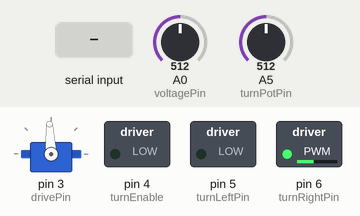
This sketch was run on a simulated Arduino Uno, built with avr-gcc and run on an emulated ATmega328P. Parts: servo, switched loads named in the sketch (green lamp = pin HIGH). The test bench sets the inputs (shaded band); at power-on: A5 (turnPotPin) = 512, A0 (voltagePin) = 512. What the sketch prints to the serial monitor is not drawn.

Above: at 3.25 s.
3.3 s: A5 (turnPotPin) set to 306
At 3.7 s:
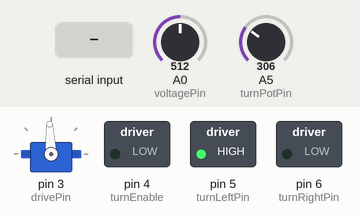
4.8 s: A5 (turnPotPin) set to 460
6.3 s: A5 (turnPotPin) set to 478
7.8 s: A5 (turnPotPin) set to 497
At 8.6 s:
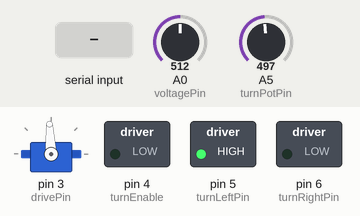
9.4 s: A5 (turnPotPin) set to 511
At 9.56 s:
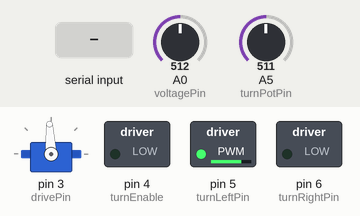
At 11.07 s:
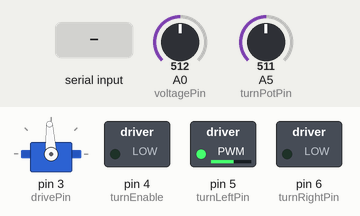
12.9 s: ",\n" received over Serial
Timing chart, 0 to 20.9 s (numbered marks = the images above; inputs shaded):
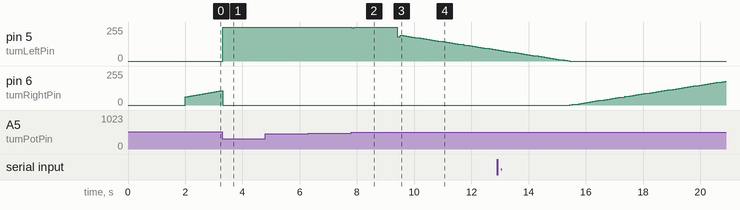

Measured:
- after the input at 3.3 s, pin 5 (turnLeftPin): 0/255 → 255/255 at once
- after the input at 4.8 s, every drawn part: stays the same
- after the input at 6.3 s, every drawn part: stays the same
- after the input at 7.8 s, pin 5 (turnLeftPin): 255/255 → 251/255 at once, → 255/255 0.10 s later
- after the input at 9.4 s, pin 5 (turnLeftPin): 255/255 → 182/255 at once, → 193/255 0.10 s later, → 190/255 0.10 s later, → 186/255 0.10 s later, … (35 changes in this stretch)

The sketch:

Arduino_Code.ino
```cpp
#include <PID_v1.h>
#include <Servo.h>

Servo driveMotor;

// Control Constants
const int responseTimeout = 500; // ms

// Actuators
const int turnEnable = 4;
const int turnLeftPin = 5;
const int turnRightPin = 6;
const int drivePin = 3;

// Sensors
const int turnPotPin = 5;
const int voltagePin = 0;

// PID
double turnSetPoint, turnInput, turnOutput;
double kP = 5, kI = 3, kD = .1;
PID turnPID(&turnInput, &turnOutput, &turnSetPoint, kP, kI, kD, DIRECT);

// Control variables
boolean state; // (enabled/disabled)
double driveSpeed;
double driveLimit;
long long lastResponseTime;
long long responseTime;

// Periodic update
const int periodicUpdateInterval = 1000;
long long periodicUpdateTime = millis();

void setup()
{
  // Open serial line @57600 baud
  Serial.begin(57600);

  // Set output limits
  turnPID.SetOutputLimits(-255,255);
  setDriveLimit(200);

  // Enable output pins
  pinMode(turnLeftPin, OUTPUT);
  pinMode(turnRightPin, OUTPUT);
  pinMode(turnEnable, OUTPUT);

  driveMotor.attach(drivePin);

  // Initialize actuators
  initDriveMotor();

  // Initialize sensors
  turnInput = analogRead(turnPotPin);
  turnSetPoint = 500;

  turnPID.SetMode(AUTOMATIC);
}

void loop()
{
  //getSerial();
  delay(1);

  // Get response time
  responseTime = millis() - lastResponseTime;

  // Check for timeout
  if (responseTime > responseTimeout) {
    state = false;
    driveSpeed = 0;
  }

  updateActuators();
}

void sendBatteryVoltage() {
  Serial.print('[');
  Serial.print((10.0f / 1024.0f) * analogRead(voltagePin));
  Serial.print(']');
}
```

Dashboard_comm_Rx.ino
```cpp
// TODO: convert strings to numerical values

//////////////////////////
//// Parse User Input ////
//////////////////////////
// example data:
// [valueID],[value]:...[valueID],[value]:

// valueId tags each transmitted parameter with an id so not all params have to sent each loop

// Parsing variables
boolean readUsrBool;
byte readUsrByte;
int readUsrInt;
float readUsrFloat;
double readUsrDouble;
char readUsrChar;
String readUsrStr;

// Id of data being sent
byte valueId = -1;

// Buffer string
String dataBuffer = "";
// each location represents an id and datatype associated //
byte dataType [] = {
  0,4,4,4,4,4};
// 0  enable/disable
// 1  turn set point
// 2  drive speed
// 3  kP
// 4  kI
// 5  kD
void serialEvent() {
  responseTime = 0;
  lastResponseTime = millis();

  while(Serial.available()) {
    // get new input
    readUsrChar = char(Serial.read());

    parseVals();
    delay(1);
  }

  Serial.println("*");
}

// Parses data for value type
void parseVals() {

  // ValueID's come before ','
  if ( readUsrChar == ',') {
    char floatbuf[32];
    memset(floatbuf, 0, 32);
    dataBuffer.toCharArray(floatbuf, sizeof(floatbuf));
    //Serial.print("String Array: ");
    //Serial.println(floatbuf);

    valueId = atoi(floatbuf);

    //Serial.print("ValueID = ");
    //Serial.println(valueId);

    // Reset Buffer
    dataBuffer = "";

    // Values come before ':'
  }
  else if ( readUsrChar == ':') {
    char floatbuf[32];
    memset(floatbuf, 0, 32);
    dataBuffer.toCharArray(floatbuf, sizeof(floatbuf));
    //Serial.print("String Array: ");
    //Serial.println(floatbuf);

    switch(dataType[valueId]) {
    case 0:
      readUsrBool = atoi(floatbuf) >= 1 ? true : false;
      //Serial.print("readUsrBool = ");
      //Serial.println(readUsrBool);
      break;

    case 1:
      readUsrByte = byte(atoi(floatbuf));
      Serial.print("readUsrBool = ");
      Serial.println(readUsrBool);
      break;

    case 2:
      readUsrInt = dataBuffer.toInt();
      Serial.print("readUsrInt = ");
      Serial.println(readUsrInt);
      break;

    case 3:
      readUsrFloat = atof(floatbuf);
      //Serial.print("readUsrFloat = ");
      //Serial.println(readUsrFloat);
      break;

    case 4:
      readUsrDouble = double(atof(floatbuf));
      //Serial.print("readUsrDouble = ");
      //Serial.println(readUsrDouble);
      break;

    case 5:
      readUsrStr = dataBuffer;
      //Serial.print("readUsrStr = ");
      //Serial.println(readUsrStr);
      break;
    }
    // reset buffer
    dataBuffer = "";

    storeVals();
  }
  else if (readUsrChar != '\n' && readUsrChar != '\r' && byte(readUsrChar) > 5) {
    // Throw out newlines from serial
    // If no parsing information found, continue to search
    dataBuffer += readUsrChar;
  }
}

// Store parsed values
void storeVals() {
  switch(valueId) {
  case 0:
    if (readUsrBool) {
      state = true;
    }
    else {
      state = false;
    }
    break;

  case 1:
    turnSetPoint = readUsrDouble;
    break;

  case 2:
    driveSpeed = readUsrDouble;
    break;

  case 3:
    kP = readUsrDouble;
    break;

  case 4:
    kI = readUsrDouble;
    break;

  case 5:
    kD = readUsrDouble;
    break;
  }

  if (valueId >= 3) {
    turnPID.SetTunings(kP,kI,kD);
    //Serial.println("updated tunings");
  }
  /*Serial.print(state);
  Serial.print(",");
  Serial.print(turnSetPoint);
  Serial.print(",");
  Serial.print(driveSpeed);
  Serial.print(",");
  Serial.print(kP);
  Serial.print(",");
  Serial.print(kI);
  Serial.print(",");
  Serial.println(kD);*/
}
```

Drive.ino
```cpp
// Drive motor functions
void initDriveMotor() {
  delay(1000);
  driveMotor.writeMicroseconds(1500);
  delay(1000);
  // Send signal to start sending data
  Serial.print("*");
}

// take in number between -500 and 500
void driveMotorSpeed(double output, boolean enabled) {
  if (output > driveLimit)
    output = driveLimit;
  else if (output < -driveLimit)
    output = -driveLimit;

  if (enabled)
    driveMotor.writeMicroseconds(1500 - output);
  else
    driveMotor.writeMicroseconds(1500);
}

void setDriveLimit(double input) {
  if (input > 500)
    input = 500;
  else if (input < 0)
    input = 0;
  driveLimit = input;
}
```

Turn.ino
```cpp
// Turning functions
void setTurnOutput(double output, boolean enabled) {
  digitalWrite(turnEnable, enabled);

  // Contro H-bridge to turn steering
  if (output >= 0) {
    analogWrite(turnRightPin, 0);
    analogWrite(turnLeftPin, output);
  } else {
    analogWrite(turnLeftPin, 0);
    analogWrite(turnRightPin, -output);
  }
}
```

Update_Actuators.ino
```cpp
void updateActuators() {
    // Read sensors
  turnInput = analogRead(turnPotPin);

  // Compute output
  turnPID.Compute();

  // Control actuators
  setTurnOutput(turnOutput, state);
  driveMotorSpeed(driveSpeed, state);

  if (millis() - periodicUpdateTime >= periodicUpdateInterval) {
    // Send Battery Voltage
    sendBatteryVoltage();

    periodicUpdateTime = millis();
  }
}
```
